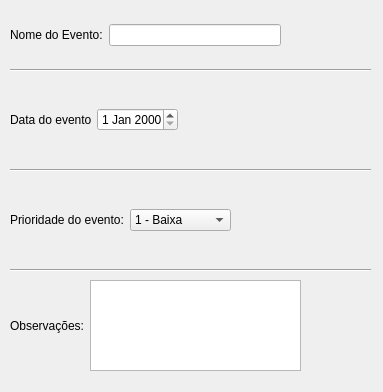
<?xml version="1.0" encoding="UTF-8"?>
<ui version="4.0">
 <class>Tela_Nova_Tarefa</class>
 <widget class="QMainWindow" name="Tela_Nova_Tarefa">
  <property name="geometry">
   <rect>
    <x>0</x>
    <y>0</y>
    <width>383</width>
    <height>392</height>
   </rect>
  </property>
  <property name="minimumSize">
   <size>
    <width>383</width>
    <height>392</height>
   </size>
  </property>
  <property name="maximumSize">
   <size>
    <width>383</width>
    <height>392</height>
   </size>
  </property>
  <property name="windowTitle">
   <string>Nova Tarefa</string>
  </property>
  <widget class="QWidget" name="centralwidget">
   <widget class="QWidget" name="gridLayoutWidget">
    <property name="geometry">
     <rect>
      <x>10</x>
      <y>10</y>
      <width>271</width>
      <height>51</height>
     </rect>
    </property>
    <layout class="QGridLayout" name="gridLayout">
     <item row="0" column="0">
      <widget class="QLabel" name="label">
       <property name="text">
        <string>Nome do Evento:</string>
       </property>
      </widget>
     </item>
     <item row="0" column="1">
      <widget class="QLineEdit" name="lineEdit"/>
     </item>
    </layout>
   </widget>
   <widget class="QWidget" name="gridLayoutWidget_2">
    <property name="geometry">
     <rect>
      <x>10</x>
      <y>180</y>
      <width>221</width>
      <height>80</height>
     </rect>
    </property>
    <layout class="QGridLayout" name="gridLayout_2">
     <item row="0" column="0">
      <widget class="QLabel" name="label_3">
       <property name="text">
        <string>Prioridade do evento:</string>
       </property>
      </widget>
     </item>
     <item row="0" column="1">
      <widget class="QComboBox" name="comboBox">
       <item>
        <property name="text">
         <string>1 - Baixa</string>
        </property>
       </item>
       <item>
        <property name="text">
         <string>2 - Média</string>
        </property>
       </item>
       <item>
        <property name="text">
         <string>3 - Alta</string>
        </property>
       </item>
      </widget>
     </item>
    </layout>
   </widget>
   <widget class="Line" name="line">
    <property name="geometry">
     <rect>
      <x>10</x>
      <y>60</y>
      <width>361</width>
      <height>20</height>
     </rect>
    </property>
    <property name="orientation">
     <enum>Qt::Horizontal</enum>
    </property>
   </widget>
   <widget class="QWidget" name="gridLayoutWidget_3">
    <property name="geometry">
     <rect>
      <x>10</x>
      <y>80</y>
      <width>168</width>
      <height>80</height>
     </rect>
    </property>
    <layout class="QGridLayout" name="gridLayout_3">
     <item row="0" column="0">
      <widget class="QLabel" name="label_2">
       <property name="text">
        <string>Data do evento:</string>
       </property>
      </widget>
     </item>
     <item row="0" column="1">
      <widget class="QDateEdit" name="dateEdit"/>
     </item>
    </layout>
   </widget>
   <widget class="Line" name="line_2">
    <property name="geometry">
     <rect>
      <x>10</x>
      <y>160</y>
      <width>361</width>
      <height>20</height>
     </rect>
    </property>
    <property name="orientation">
     <enum>Qt::Horizontal</enum>
    </property>
   </widget>
   <widget class="Line" name="line_3">
    <property name="geometry">
     <rect>
      <x>10</x>
      <y>260</y>
      <width>361</width>
      <height>20</height>
     </rect>
    </property>
    <property name="orientation">
     <enum>Qt::Horizontal</enum>
    </property>
   </widget>
   <widget class="QWidget" name="gridLayoutWidget_4">
    <property name="geometry">
     <rect>
      <x>10</x>
      <y>280</y>
      <width>291</width>
      <height>91</height>
     </rect>
    </property>
    <layout class="QGridLayout" name="gridLayout_4">
     <item row="0" column="1">
      <widget class="QTextEdit" name="textEdit"/>
     </item>
     <item row="0" column="0">
      <widget class="QLabel" name="label_4">
       <property name="text">
        <string>Observações:</string>
       </property>
      </widget>
     </item>
    </layout>
   </widget>
  </widget>
 </widget>
 <resources/>
 <connections/>
</ui>
